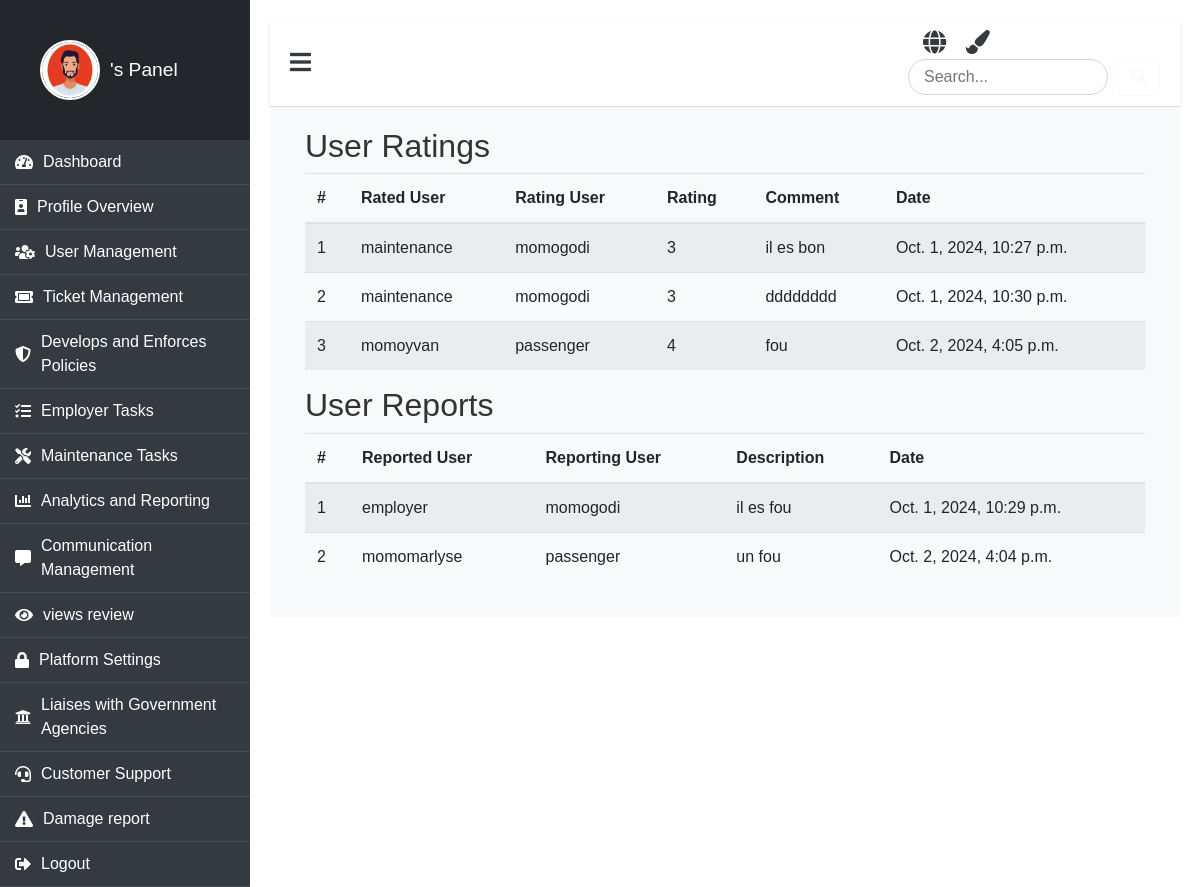
The app's page /reviews/ with its own data.
### booking/models.py (models this page shows)
class Rating(models.Model):
    rated_user = models.ForeignKey(CustomUser, on_delete=models.CASCADE, related_name='ratings')
    rating_user = models.ForeignKey(settings.AUTH_USER_MODEL, on_delete=models.CASCADE)
    rating = models.IntegerField(choices=[(i, str(i)) for i in range(1, 6)])
    comment = models.TextField(blank=True, null=True)
    date = models.DateTimeField(default=timezone.now)

class CustomUser(AbstractUser):
    ROLE_CHOICES = (
        ('admin', 'Admin'),
        ('employer', 'Employer'),
        ('passenger', 'Passenger'),
        ('maintenance', 'Maintenance'),
    )
    role = models.CharField(max_length=30, choices=ROLE_CHOICES, default='passenger')
    profile_picture = models.ImageField(upload_to='profile_pictures/', blank=True, null=True)
    phone = models.CharField(max_length=15, default='0000000000')  # Provide a default value
    address = models.TextField(null=True, blank=True)  # Temporarily allow null

class Report(models.Model):
    reported_user = models.ForeignKey(CustomUser, on_delete=models.CASCADE, related_name='reports')
    reporting_user = models.ForeignKey(settings.AUTH_USER_MODEL, on_delete=models.CASCADE)
    description = models.TextField()
    date = models.DateTimeField(default=timezone.now)

### booking/views.py (the view)
# urls.py: path('reviews/', views.user_reviews, name='reviews'),  # <-- Make sure 'reviews' is the correct name
def user_reviews(request):
    ratings = Rating.objects.all()
    reports = Report.objects.all()
    context = {
        'ratings': ratings,
        'reports': reports,
    }
    return render(request, 'panel/admin/review/reviews.html', context)

### booking/templates/panel/admin/review/reviews.html (shortened to what this page needs)
{% extends 'panel/base/base_admin.html' %}
{% load static %}
{% block content %}
<div class="container">
    <h2 class="section-header">User Ratings</h2>
    <table class="table table-striped table-hover">
        <thead>
            <tr>
                <th>#</th>
                <th>Rated User</th>
                <th>Rating User</th>
                <th>Rating</th>
                <th>Comment</th>
                <th>Date</th>
            </tr>
        </thead>
        <tbody>
            {% for rating in ratings %}
            <tr>
                <td>{{ forloop.counter }}</td>
                <td>{{ rating.rated_user.username }}</td>
                <td>{{ rating.rating_user.username }}</td>
                <td>{{ rating.rating }}</td>
                <td>{{ rating.comment }}</td>
                <td>{{ rating.date }}</td>
            </tr>
            {% empty %}
            <tr>
                <td colspan="6" class="text-center">No ratings available</td>
            </tr>
            {% endfor %}
        </tbody>
    </table>
    <h2 class="section-header">User Reports</h2>
    <table class="table table-striped table-hover">
        <thead>
            <tr>
                <th>#</th>
                <th>Reported User</th>
                <th>Reporting User</th>
                <th>Description</th>
                <th>Date</th>
            </tr>
        </thead>
        <tbody>
            {% for report in reports %}
            <tr>
                <td>{{ forloop.counter }}</td>
                <td>{{ report.reported_user.username }}</td>
                <td>{{ report.reporting_user.username }}</td>
                <td>{{ report.description }}</td>
                <td>{{ report.date }}</td>
            </tr>
            {% empty %}
            <tr>
                <td colspan="5" class="text-center">No reports available</td>
            </tr>
            {% endfor %}
        </tbody>
    </table>
</div>
{% endblock %}

### booking/static/css/clients.css (style rules this page uses)
body { font-family: 'Arial', sans-serif; background-color: #f8f9fa; color: #333; margin: 0; padding: 0; overflow-x: hidden; }

### booking/templates/panel/base/base_admin.html (style rules this page uses)
body { background-color: #e9ecef; font-family: 'Arial', sans-serif; }

### records on screen
Rating: rated_user.username "maintenance", rating_user.username "momogodi", rating "3", comment "il es bon", date "Oct. 1, 2024, 10:27 p.m."
Rating: rated_user.username "maintenance", rating_user.username "momogodi", rating "3", comment "dddddddd", date "Oct. 1, 2024, 10:30 p.m."
Rating: rated_user.username "momoyvan", rating_user.username "passenger", rating "4", comment "fou", date "Oct. 2, 2024, 4:05 p.m."
Report: reported_user.username "employer", reporting_user.username "momogodi", description "il es fou", date "Oct. 1, 2024, 10:29 p.m."
Report: reported_user.username "momomarlyse", reporting_user.username "passenger", description "un fou", date "Oct. 2, 2024, 4:04 p.m."
